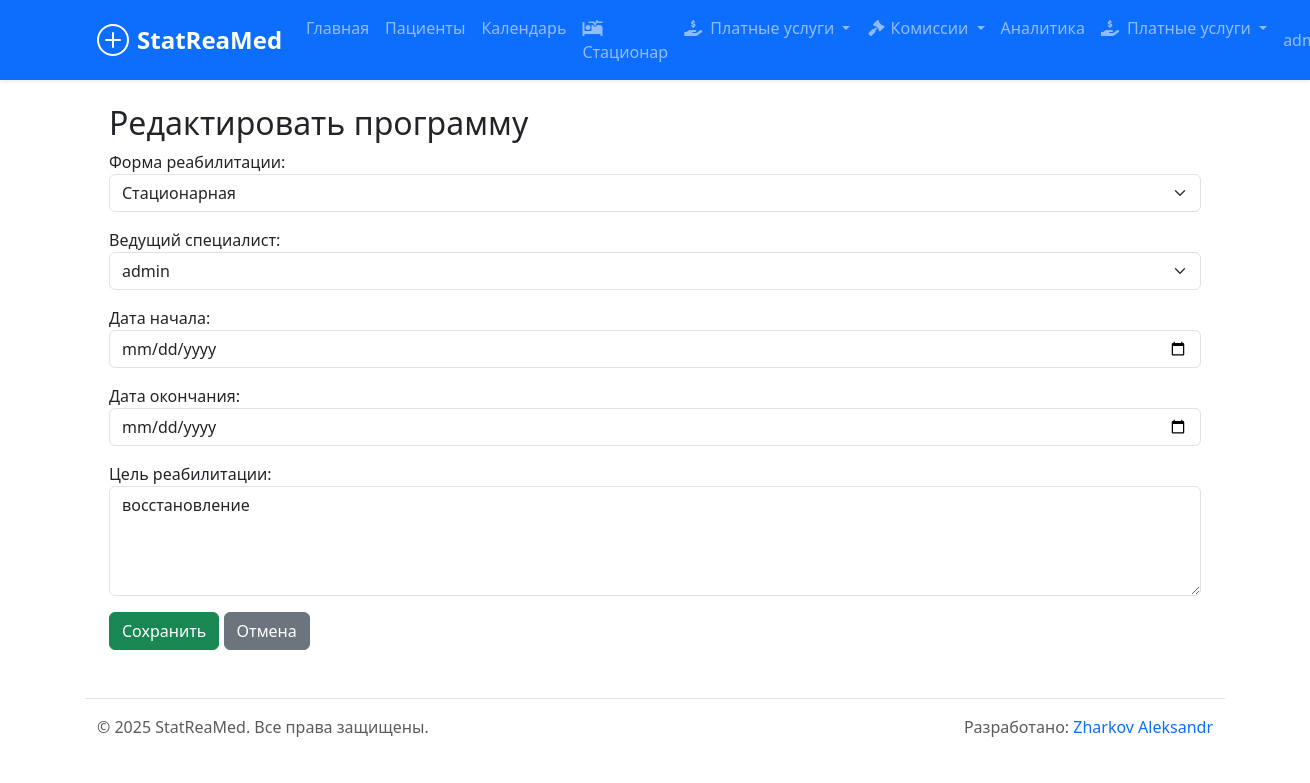
/rehab/1/edit/ (signed in), run on the app's committed database.
### rehab_programs/models.py (models this page shows, shortened)
class RehabilitationProgram(models.Model):
    PROGRAM_TYPE_CHOICES = [
        ('INPATIENT', _('Стационарная')),
        ('OUTPATIENT', _('Амбулаторная')),
        ('HOME_BASED', _('На дому')),
    ]
    STATUS_CHOICES = [
        ('PLANNED', _('Запланирована')),
        ('ACTIVE', _('Активна')),
        ('COMPLETED', _('Завершена')),
        ('CANCELLED', _('Отменена')),
    ]
    patient = models.ForeignKey(Patient, on_delete=models.CASCADE, related_name='rehabilitation_programs', verbose_name=_("Пациент"))
    program_type = models.CharField(max_length=20, choices=PROGRAM_TYPE_CHOICES, verbose_name=_("Форма реабилитации"))
    specialist = models.ForeignKey(User, on_delete=models.SET_NULL, null=True, blank=True, verbose_name=_("Ведущий специалист"))
    start_date = models.DateField(verbose_name=_("Дата начала"))
    end_date = models.DateField(verbose_name=_("Дата окончания"))
    status = models.CharField(max_length=20, choices=STATUS_CHOICES, default='PLANNED', verbose_name=_("Статус"))
    goal = models.TextField(verbose_name=_("Цель реабилитации"))
    created_at = models.DateTimeField(auto_now_add=True)
    class Meta:
        verbose_name = _("Программа реабилитации")
        verbose_name_plural = _("Программы реабилитации")
        ordering = ['-start_date']

### rehab_programs/views.py (the view)
# urls.py: path('<int:pk>/edit/', views.RehabilitationProgramUpdateView.as_view(), name='rehab_program_edit'),
class RehabilitationProgramUpdateView(LoginRequiredMixin, UpdateView):
    model = RehabilitationProgram
    form_class = RehabilitationProgramForm
    template_name = 'rehab_programs/rehab_program_form.html'
    success_url = reverse_lazy('rehab_programs:rehab_program_list')

### rehab_programs/forms.py
class RehabilitationProgramForm(forms.ModelForm):
    class Meta:
        model = RehabilitationProgram
        fields = ['program_type', 'specialist', 'start_date', 'end_date', 'goal']
        widgets = {
            'program_type': forms.Select(attrs={'class': 'form-select'}),
            'specialist': forms.Select(attrs={'class': 'form-select'}),
            'start_date': forms.DateInput(attrs={'class': 'form-control', 'type': 'date'}),
            'end_date': forms.DateInput(attrs={'class': 'form-control', 'type': 'date'}),
            'goal': forms.Textarea(attrs={'class': 'form-control', 'rows': 4}),
        }

### core/context_processors.py (called while the page is built)
def theme(request):
    theme = request.COOKIES.get('theme', 'light')
    return {'current_theme': theme}

### rehab_programs/templates/rehab_programs/rehab_program_form.html
{% extends 'core/base.html' %}
{% block content %}
<div class="container mt-4">
    <h2>{% if form.instance.pk %}Редактировать программу{% else %}Добавить программу{% endif %}</h2>
    <form method="post">{% csrf_token %}
        {{ form.as_p }}
        <button type="submit" class="btn btn-success">Сохранить</button>
        <a href="{% url 'rehab_programs:rehab_program_list' %}" class="btn btn-secondary">Отмена</a>
    </form>
</div>
{% endblock %}

### core/templates/core/base.html (shortened to what this page needs)
{% load static %}
{% load custom_filters %}
{% load custom_filters %}
<!DOCTYPE html>
<html lang="ru">
<head>
    <link href="https://cdn.jsdelivr.net/npm/bootstrap@5.3.3/dist/css/bootstrap.min.css" rel="stylesheet">
    <link href="https://cdnjs.cloudflare.com/ajax/libs/font-awesome/6.0.0/css/all.min.css" rel="stylesheet">
</head>
<body>
<nav class="navbar navbar-expand-lg navbar-dark bg-primary shadow-sm">
    <div class="container">
        <a class="navbar-brand" href="{% url 'core:dashboard' %}">
            <div class="logo-container me-2" style="width: 32px; height: 32px; display: inline-flex; align-items: center; justify-content: center;">
                <svg width="32" height="32" viewBox="0 0 32 32" fill="none" xmlns="http://www.w3.org/2000/svg">
                    <circle cx="16" cy="16" r="15" stroke="white" stroke-width="2"/>
                    <path d="M9 16H23M16 9V23" stroke="white" stroke-width="2" stroke-linecap="round"/>
                </svg>
            </div>
            <span>StatReaMed</span>
        </a>
        <div class="collapse navbar-collapse" id="navbarNav">
            <ul class="navbar-nav me-auto mb-2 mb-lg-0">
                <li class="nav-item">
                    <a class="nav-link" href="{% url 'core:dashboard' %}">Главная</a>
                </li>
                {% if user.is_authenticated %}
                    {% if user.is_staff %}
                        <li class="nav-item">
                            <a class="nav-link" href="{% url 'core:patient_list' %}">Пациенты</a>
                        </li>
                        <li class="nav-item">
                            <a class="nav-link" href="{% url 'rehab_programs:calendar' %}">Календарь</a>
                        </li>
                        <li class="nav-item">
                            <a class="nav-link" href="{% url 'inpatient:dashboard' %}">
                                <i class="fas fa-fw fa-procedures"></i>
                                <span>Стационар</span></a>
                        </li>
                        <li class="nav-item dropdown">
                            <a class="nav-link dropdown-toggle" href="#" id="servicesDropdown" role="button" data-bs-toggle="dropdown" aria-expanded="false">
                                <i class="fas fa-hand-holding-usd me-1"></i>
                                <span>Платные услуги</span>
                            </a>
                        </li>
                        <li class="nav-item">
                        <li class="nav-item dropdown">
                            <a class="nav-link dropdown-toggle" href="#" id="commissionsDropdown" role="button" data-bs-toggle="dropdown" aria-expanded="false">
                                <i class="fas fa-fw fa-gavel"></i>
                                <span>Комиссии</span>
                            </a>
                        </li>
                        </li>
                        <li class="nav-item">
                            <a class="nav-link" href="{% url 'analytics:dashboard' %}">Аналитика</a>
                        </li>
                        <li class="nav-item dropdown">
    <a class="nav-link dropdown-toggle" href="#" id="servicesDropdown" role="button" data-bs-toggle="dropdown" aria-expanded="false">
        <i class="fas fa-hand-holding-usd me-1"></i>
        <span>Платные услуги</span>
    </a>
</li>
                    {% else %}
                        <li class="nav-item">
                            <a class="nav-link" href="{% url 'patient_portal:dashboard' %}">Личный кабинет</a>
                        </li>
                    {% endif %}
                {% endif %}
            </ul>
            <ul class="navbar-nav ms-auto">
                {% if user.is_authenticated %}
                    <li class="nav-item dropdown">
                        <a class="nav-link dropdown-toggle" href="#" id="navbarDropdown" role="button" data-bs-toggle="dropdown" aria-expanded="false">
                            {{ user.get_full_name|default:user.username }}
                        </a>
                    </li>
                {% else %}
                    <li class="nav-item">
                        <a class="nav-link" href="{% url 'login' %}">Войти</a>
                    </li>
                {% endif %}
            </ul>
        </div>
    </div>
</nav>
<main class="container mt-4">
    {% block content %}
    {% endblock %}
</main>
<footer class="container mt-5 py-3 text-center text-muted border-top">
    <div class="row">
        <div class="col-md-6 text-md-start">
            <p class="mb-0">© 2025 StatReaMed. Все права защищены.</p>
        </div>
        <div class="col-md-6 text-md-end">
            <p class="mb-0">Разработано: <a href="#" class="text-decoration-none">Zharkov Aleksandr</a></p>
        </div>
    </div>
</footer>
<div aria-live="polite" aria-atomic="true" class="position-fixed end-0 bottom-0 p-3" style="z-index: 1080; min-width: 300px;">
</div>
</body>
</html>

### core/templates/core/base.html (style rules this page uses)
.navbar-brand { display: flex; align-items: center; font-weight: 700; font-size: 1.5rem; }
.navbar { padding: 0.5rem 1rem; box-shadow: 0 2px 4px rgba(0,0,0,.1); }
.navbar-nav .nav-link { padding: 0.5rem 1rem; font-weight: 500; }

### data on the page
RehabilitationProgram: program_type "Стационарная", specialist "admin", goal "восстановление"
